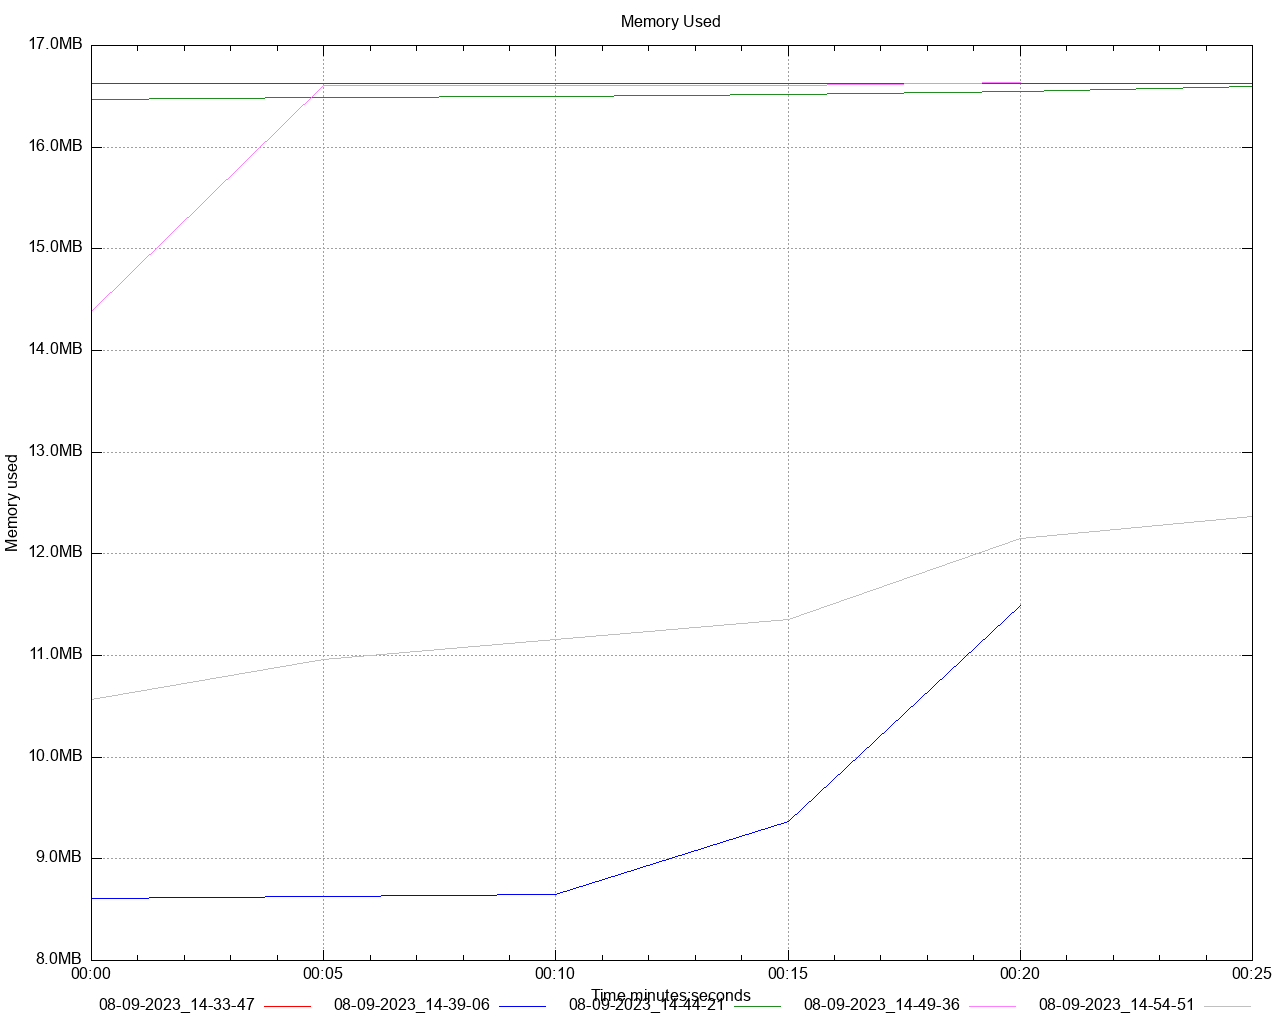

Recreate this plot in gnuplot.
set title 'Memory Used' noenhanced
set style data lines
set datafile separator ","
set terminal png size 1280,1024
set grid
set key below
set xdata time
set timefmt "%s"
offset = 0
t0(x)=(offset=($0==0) ? x : offset, x - offset)
set xlabel 'Time minutes:seconds'
set ylabel 'Memory used'
set format y '%.1s%cB'
set output '/Users/gbarnett/git/hazelcast-simulator/atomiclong-3node-member/atomicreference/dstat/memory_used_A1.png'
plot \
   '/Users/gbarnett/git/hazelcast-simulator/atomiclong-3node-member/atomicreference/data/memory_used_A1_1.data' using (t0(timecolumn(1))):2 title "08-09-2023_14-33-47" noenhanced lt rgb "red", \
   '/Users/gbarnett/git/hazelcast-simulator/atomiclong-3node-member/atomicreference/data/memory_used_A1_2.data' using (t0(timecolumn(1))):2 title "08-09-2023_14-39-06" noenhanced lt rgb "blue", \
   '/Users/gbarnett/git/hazelcast-simulator/atomiclong-3node-member/atomicreference/data/memory_used_A1_3.data' using (t0(timecolumn(1))):2 title "08-09-2023_14-44-21" noenhanced lt rgb "forest-green", \
   '/Users/gbarnett/git/hazelcast-simulator/atomiclong-3node-member/atomicreference/data/memory_used_A1_4.data' using (t0(timecolumn(1))):2 title "08-09-2023_14-49-36" noenhanced lt rgb "orchid", \
   '/Users/gbarnett/git/hazelcast-simulator/atomiclong-3node-member/atomicreference/data/memory_used_A1_5.data' using (t0(timecolumn(1))):2 title "08-09-2023_14-54-51" noenhanced lt rgb "grey", \
